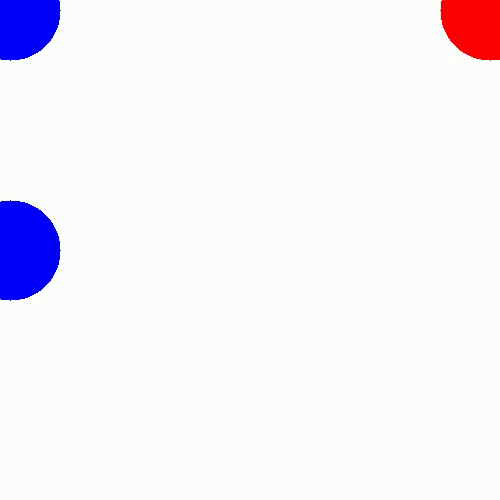
#> input picture frame 10 of CLASES/CLASE9/circles.avi, 500 x 500 px
$ python color1.py
#> lines starting #> are read from the running program, lines starting #| are printed output that depends on the picture; after the words box and inside, x2 and y2 are one past the last pixel; in counts of white or black regions, pixels touching at a corner belong together
import cv2
url = "http://192.168.1.10/640x480.jpg"
cap = cv2.VideoCapture("circles.avi")
azul_bajo = (100,0,0)
azul_alto = (255,0,0)
while(1):
	#cap.open(url)#Abrimos la url
	ret,frame = cap.read()#Captura los frames
#> frame is the input picture: shape (500, 500, 3); mean B, G, R 246.9, 241.7, 242.9
	mask = cv2.inRange(frame,azul_bajo,azul_alto)
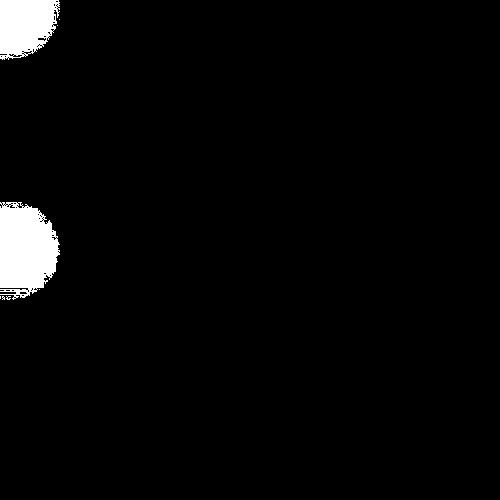
#> mask: shape (500, 500); 2.9% white; 8 white regions (6 under 20 px), largest, box (x1, y1, x2, y2) and area: (0, 202, 60, 300) 4436, (0, 0, 60, 60) 2813
	AND = cv2.bitwise_and(frame,frame,mask = mask)
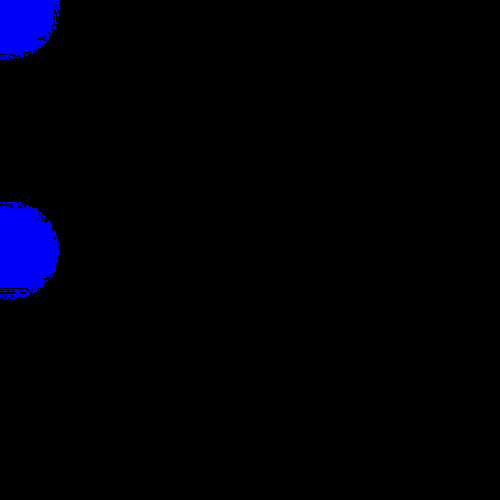
#> AND: shape (500, 500, 3); mean B, G, R 7.3, 0, 0
	cv2.imshow("ventana esp",frame)
	cv2.imshow("mask",mask)
	cv2.imshow("AND",AND)
	if cv2.waitKey(60) == ord('a'):
#> (key Esc is pressed here)
		break

cap.release()
cv2.destroyAllWindows()

$ run again, starting later in the video
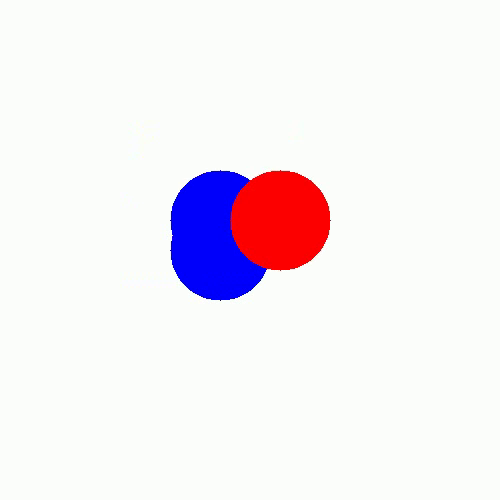
#> input picture frame 45 of CLASES/CLASE9/circles.avi, 500 x 500 px
#> frame is the input picture: shape (500, 500, 3); mean B, G, R 242.1, 236.7, 242.7
#> `mask = cv2.inRange(frame,azul_bajo,azul_alto)`:
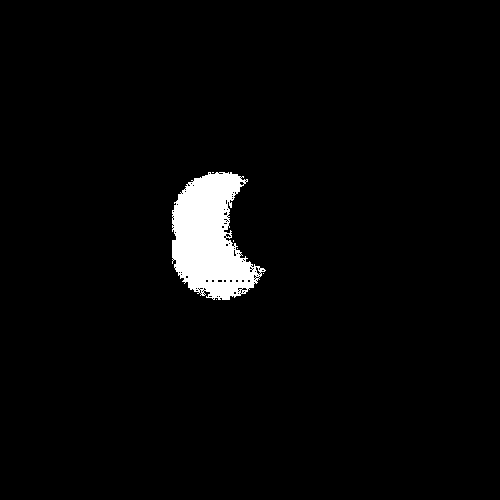
#> mask: shape (500, 500); 3% white; 6 white regions (5 under 20 px), largest, box (x1, y1, x2, y2) and area: (172, 172, 266, 300) 7377
#> `AND = cv2.bitwise_and(frame,frame,mask = mask)`:
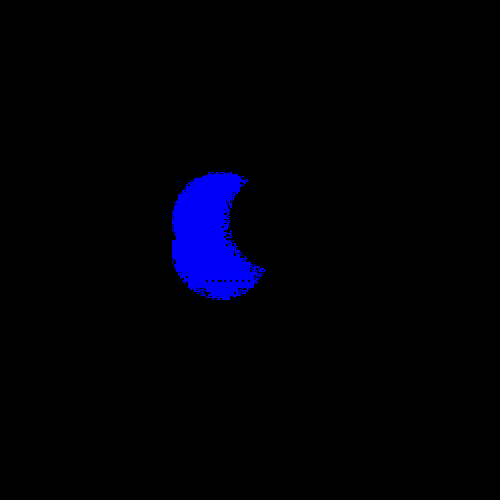
#> AND: shape (500, 500, 3); mean B, G, R 7.4, 0, 0

$ run again, starting later in the video
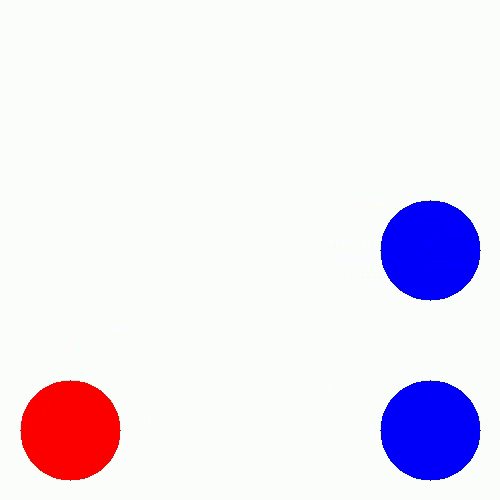
#> input picture frame 80 of CLASES/CLASE9/circles.avi, 500 x 500 px
#> frame is the input picture: shape (500, 500, 3); mean B, G, R 242, 229.2, 235.2
#> `mask = cv2.inRange(frame,azul_bajo,azul_alto)`:
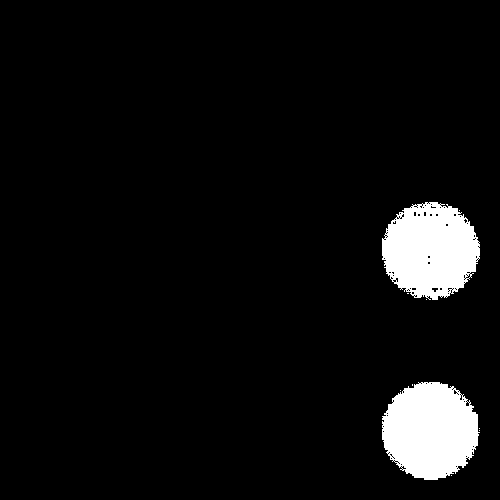
#> mask: shape (500, 500); 5.8% white; 10 white regions (8 under 20 px), largest, box (x1, y1, x2, y2) and area: (382, 382, 480, 480) 7324, (382, 202, 480, 300) 7136
#> `AND = cv2.bitwise_and(frame,frame,mask = mask)`:
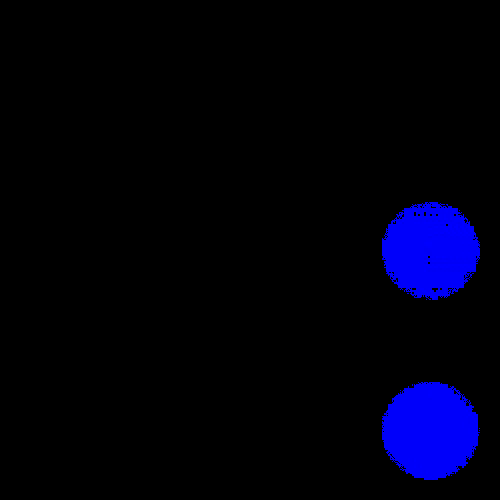
#> AND: shape (500, 500, 3); mean B, G, R 14.5, 0, 0
